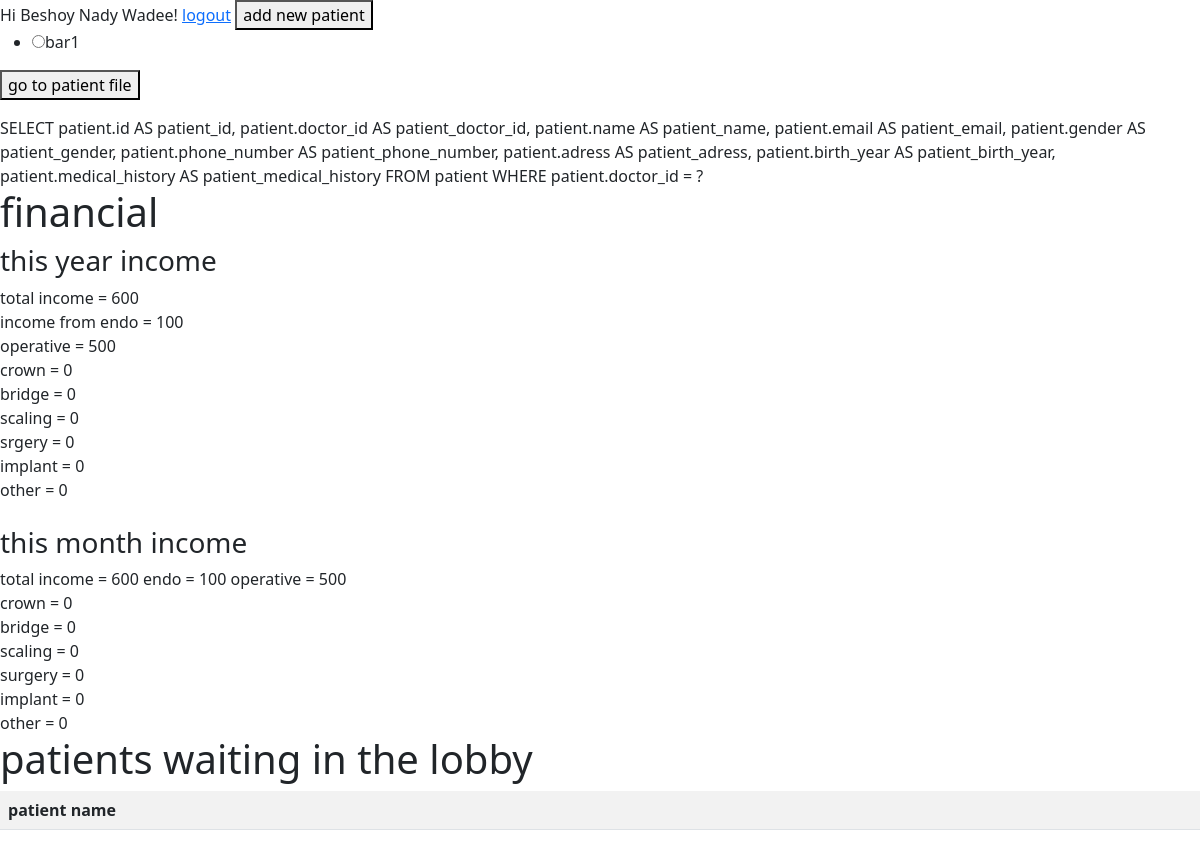
Before: /admin_panil (signed in) with the older database file.
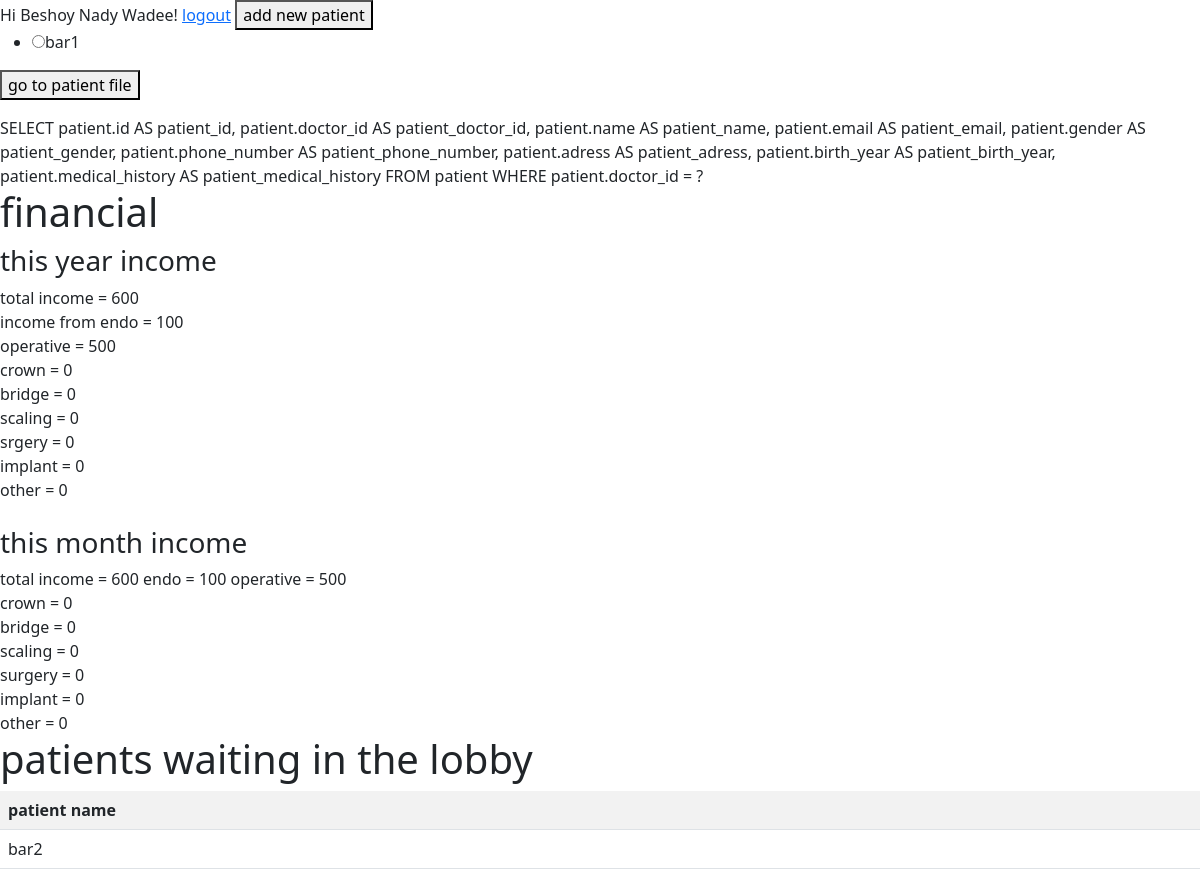
After: the same page with the newer database file.
### app.py (models this page shows, shortened)
class User(db.Model, flask_login.UserMixin):
    __tablename__ = 'user'
    id = db.Column(db.Integer, primary_key=True)
    email = db.Column(db.String, nullable=False, unique=True)
    password = db.Column(db.String, nullable=False)
    name = db.Column(db.Integer, nullable=False)
    gender = db.Column(db.String)
    speciality = db.Column(db.String)
    authenticated = db.Column(db.Boolean, default=False)

class Patient(db.Model):
    __tablename__ = 'patient'
    id = db.Column(db.Integer, primary_key=True)
    doctor_id = db.Column(db.Integer, db.ForeignKey('user.id'), nullable=False)
    name = db.Column(db.String, nullable=False, unique=True)
    email = db.Column(db.String, nullable=False)
    gender = db.Column(db.String)
    phone_number = db.Column(db.Integer)
    adress = db.Column(db.String)
    birth_year = db.Column(db.Integer)
    medical_history = db.Column(db.String)

class WaitingPatients(db.Model):
    __tablename__ = 'waiting_patients'
    id = db.Column(db.Integer, primary_key=True)
    doctor_id = db.Column(db.Integer, db.ForeignKey('user.id'), nullable=False)
    name = db.Column(db.String)
    date = db.Column(db.Date)

### app.py (the view)
@app.route('/admin_panil', methods=['GET', 'POST'])
@flask_login.login_required
def admin_panil():
    patients = Patient.query.filter(Patient.doctor_id == flask_login.current_user.id)
    prices = db.session.query(Procedure.price).all()
    procedures = Procedure.query.filter(Procedure.doctor_id == flask_login.current_user.id)
    total_income = 0
    for procedure in procedures:
        total_income = int(total_income) + int(procedure.price)
    last_month_income = 0
    today = datetime.today()
    this_month = today.month
    this_year = today.year
    last_month_procedures = Procedure.query.filter(Procedure.procedure_date > date(this_year, this_month, 1)).filter(Procedure.doctor_id == flask_login.current_user.id)
    for procedure in last_month_procedures:
        last_month_income = int(last_month_income) + int(procedure.price)
    def income_this_month(procedure):
        last_month_procedures = Procedure.query.filter(Procedure.procedure_date > date(this_year, this_month, 1)).filter(Procedure.procedure_type == procedure ).filter(Procedure.doctor_id == flask_login.current_user.id)
        income_last_month = 0
        for procedure in last_month_procedures:
            income_last_month = int(income_last_month) + int(procedure.price)
        return income_last_month
    def income_this_year(procedure):
        last_year_procedures = Procedure.query.filter(Procedure.procedure_date > date(this_year, 1, 1)).filter(Procedure.procedure_type == procedure ).filter(Procedure.doctor_id == flask_login.current_user.id)
        income_last_year = 0
        for procedure in last_year_procedures:
            income_last_year = int(income_last_year) + int(procedure.price)
        return income_last_year
    income_from_endo = income_this_year('endo')
    income_from_endo_this_month = income_this_month('endo')
    income_from_operative = income_this_year('operative')
    income_from_operative_this_month = income_this_month('operative')
    income_from_scaling = income_this_year('scaling')
    income_from_scaling_this_month = income_this_month('scaling')
    income_from_crown = income_this_year('crown')
    income_from_crown_this_month = income_this_month('crown')
    income_from_bridge =income_this_year('bridge')
    income_from_bridge_this_month = income_this_month('bridge')
    income_from_implant = income_this_year('implant')
    income_from_implant_this_month = income_this_month('implant')
    income_from_surgery = income_this_year('surgery')
    income_from_surgery_this_month = income_this_month('surgery')
    income_from_other = income_this_year('other')
    income_from_other_this_month = income_this_month('other')
    waiting_list = WaitingPatients.query.filter(WaitingPatients.doctor_id == flask_login.current_user.id)
    return render_template('admin_panil.html', patients = patients, total_income=total_income, prices=prices, procedures=procedures,
     last_month_income=last_month_income, income_from_endo=income_from_endo, income_from_operative=income_from_operative,
      income_from_bridge=income_from_bridge, income_from_crown=income_from_crown, income_from_implant=income_from_implant,
       income_from_scaling=income_from_scaling, income_from_surgery=income_from_surgery, income_from_other=income_from_other,
        income_from_endo_last_month=income_from_endo_this_month, income_from_operative_last_month=income_from_operative_this_month,
        income_from_scaling_this_month=income_from_scaling_this_month, income_from_crown_this_month=income_from_crown_this_month,
        income_from_bridge_this_month=income_from_bridge_this_month, income_from_implant_this_month=income_from_implant_this_month,
        income_from_surgery_this_month=income_from_surgery_this_month, income_from_other_this_month=income_from_other_this_month, waiting_list=waiting_list)

### app.py (called while the page is built)
@login_manager.user_loader
def user_loader(user_id):
    return User.query.get(user_id)

### templates/admin_panil.html (shortened to what this page needs)
{% extends 'layout.html'%}
{% block body %}
{% if current_user.is_authenticated %}
Hi {{ current_user.name }}! <a href="/logout">logout</a>
{% endif %}
    <a href="/add_new_patient"><button>add new patient</button></a>
    <form action="/patient_file" method="post">
        <ul>
            {% for patient in patients %}
                <li><input type="radio" name="n" value="{{ patient.name }}">{{ patient.name }}</li>
            {% endfor %}
        </ul>
        <button type="submit" value="submit">go to patient file</button>
    </form>
    {{patients}}
    <section>
        <h1>financial </h1>
        <h3>this year income</h3>
        total income =
        {{total_income}}
        <br>
        income from endo = {{income_from_endo}}
        <br>
        operative = {{income_from_operative}}
        <br>
        crown = {{income_from_crown}}
        <br>
        bridge = {{income_from_bridge}}
        <br>
        scaling = {{income_from_scaling}}
        <br>
        srgery = {{income_from_surgery}}
        <br>
        implant = {{income_from_implant}}
        <br>
        other = {{income_from_other}}
        <br>
        <br>
        <h3>this month income</h3>
        total income = {{last_month_income}}
        endo = {{income_from_endo_last_month}}
        operative = {{income_from_operative_last_month}}
        <br>
        crown = {{income_from_crown_this_month}}
        <br>
        bridge = {{income_from_bridge_this_month}}
        <br>
        scaling = {{income_from_scaling_this_month}}
        <br>
        surgery = {{income_from_other_this_month}}
        <br>
        implant = {{income_from_implant_this_month}}
        <br>
        other = {{income_from_other_this_month}}
    </section>
    <section>
        <h1>patients waiting in the lobby</h1>
        <table class="table table-striped">
            <tr>
              <th>patient name</th>
            </tr>
            {% for patient in waiting_list %}
                <tr>
                    <td>{{ patient['name'] }}</td>
                </tr>
            {% endfor %}
          </table>
    </section>
{% endblock %}

### templates/layout.html (shortened to what this page needs)
<html lang="en">
<head>
    <link href="https://cdn.jsdelivr.net/npm/bootstrap@5.2.0/dist/css/bootstrap.min.css" rel="stylesheet">
</head>
<body>
    {% block body %}{% endblock %}
</body>
</html>

Changed rows visible on the page:
added WaitingPatients: name "bar2"
